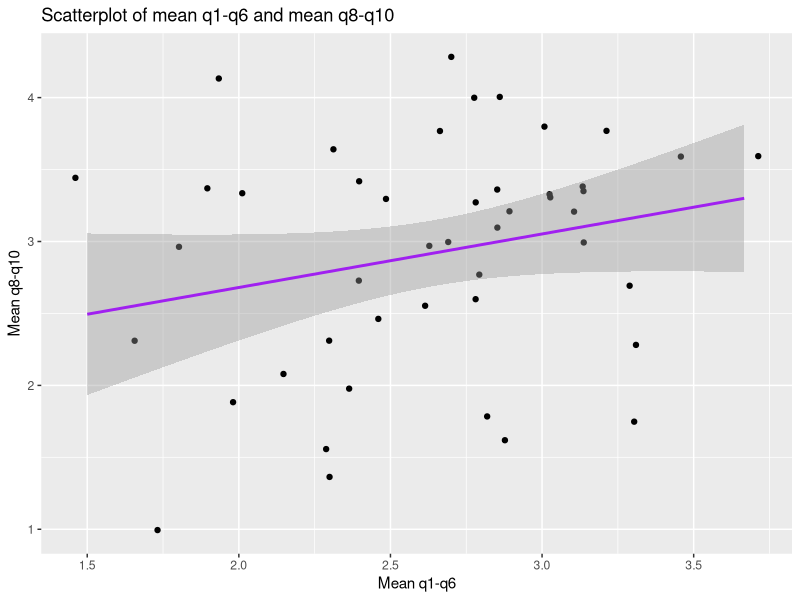

Here is the R script that generated this plot: (Note: this script raises an error after producing the figure.)
## ---- chunk 1
setwd(dirname(rstudioapi::getActiveDocumentContext()$path))
library(tidyverse)
## ---- chunk 2
week8_tbl <-  read.csv(file = "../data/week3.csv") |>
  mutate(timeStart = ymd_hms(timeStart),
         timeEnd = ymd_hms(timeStart),
         gender = factor(gender, levels=c("M","F"),
                         labels = c("Male","Female")),
         condition=factor(condition, levels=c("A", "B", "C"),
                           labels=c("Block A", "Block B", "Control")),
         q5= 6 - q5) |> 
  dplyr::filter(q6 == 1)
## ---- chunk 3
week8_tbl %>% select(q1:q6)
(week8_tbl <-  week8_tbl %>% 
  mutate(mean_q1_q6 = rowMeans(select(., q1:q6)),
         mean_q8_q10 = rowMeans(select(., q8:q10)))) %>% 
  ggplot(aes(x=mean_q1_q6, y=mean_q8_q10)) + 
  geom_jitter() + 
  geom_smooth(method = "lm", color = "purple") +
  labs(x="Mean q1-q6",
       y="Mean q8-q10",
       title = "Scatterplot of mean q1-q6 and mean q8-q10")
## ---- chunk 4
cor.test(week8_tbl$mean_q1_q6, week8_tbl$mean_q8_q10)
## ---- chunk 5
shiny_tbl <- week8_tbl %>% 
  select(timeEnd, gender, mean_q1_q6, mean_q8_q10)
## ---- chunk 6
# Render to out folder
rmarkdown::render("week8.Rmd", output_file = "../out/week8.html")
